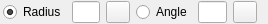
<?xml version="1.0" encoding="UTF-8"?>
<ui version="4.0">
 <class>LC_ArcTangentialOptionsWidget</class>
 <widget class="QWidget" name="LC_ArcTangentialOptionsWidget">
  <property name="geometry">
   <rect>
    <x>0</x>
    <y>0</y>
    <width>268</width>
    <height>24</height>
   </rect>
  </property>
  <property name="sizePolicy">
   <sizepolicy hsizetype="Fixed" vsizetype="Fixed">
    <horstretch>0</horstretch>
    <verstretch>0</verstretch>
   </sizepolicy>
  </property>
  <property name="minimumSize">
   <size>
    <width>268</width>
    <height>22</height>
   </size>
  </property>
  <property name="windowTitle">
   <string>Tangential Arc Options</string>
  </property>
  <layout class="QGridLayout" name="gridLayout">
   <property name="leftMargin">
    <number>3</number>
   </property>
   <property name="topMargin">
    <number>1</number>
   </property>
   <property name="bottomMargin">
    <number>1</number>
   </property>
   <item row="0" column="1">
    <widget class="QLineEdit" name="leRadius">
     <property name="sizePolicy">
      <sizepolicy hsizetype="Preferred" vsizetype="Fixed">
       <horstretch>0</horstretch>
       <verstretch>0</verstretch>
      </sizepolicy>
     </property>
     <property name="toolTip">
      <string>Radius of the tangential arc</string>
     </property>
    </widget>
   </item>
   <item row="0" column="4">
    <widget class="QLineEdit" name="leAngle">
     <property name="sizePolicy">
      <sizepolicy hsizetype="Preferred" vsizetype="Fixed">
       <horstretch>0</horstretch>
       <verstretch>0</verstretch>
      </sizepolicy>
     </property>
     <property name="toolTip">
      <string>Total subtending angle of the tangential arc</string>
     </property>
    </widget>
   </item>
   <item row="0" column="2">
    <widget class="QToolButton" name="tbPickRadius">
     <property name="statusTip">
      <string>Pick radius form drawing</string>
     </property>
     <property name="text">
      <string/>
     </property>
     <property name="icon">
      <iconset resource="../../../../res/icons/icons.qrc">
       <normaloff>:/icons/interactive_pick_distance.lci</normaloff>:/icons/interactive_pick_distance.lci</iconset>
     </property>
    </widget>
   </item>
   <item row="0" column="0">
    <widget class="QRadioButton" name="rbRadius">
     <property name="sizePolicy">
      <sizepolicy hsizetype="Preferred" vsizetype="Fixed">
       <horstretch>0</horstretch>
       <verstretch>0</verstretch>
      </sizepolicy>
     </property>
     <property name="toolTip">
      <string>If selected, tangential arc with specified radius will be created</string>
     </property>
     <property name="text">
      <string extracomment="Draw Tangential Arc by the given radius">Radius</string>
     </property>
     <property name="iconSize">
      <size>
       <width>12</width>
       <height>12</height>
      </size>
     </property>
     <property name="checked">
      <bool>true</bool>
     </property>
    </widget>
   </item>
   <item row="0" column="3">
    <widget class="QRadioButton" name="rbAngle">
     <property name="sizePolicy">
      <sizepolicy hsizetype="Preferred" vsizetype="Fixed">
       <horstretch>0</horstretch>
       <verstretch>0</verstretch>
      </sizepolicy>
     </property>
     <property name="toolTip">
      <string>If selected, arc with specified angle will be created</string>
     </property>
     <property name="text">
      <string extracomment="Draw Tangential Arc by the given radius">Angle</string>
     </property>
     <property name="iconSize">
      <size>
       <width>12</width>
       <height>12</height>
      </size>
     </property>
    </widget>
   </item>
   <item row="0" column="5">
    <widget class="QToolButton" name="tbPickAngle">
     <property name="toolTip">
      <string>Pick angle from drawing</string>
     </property>
     <property name="text">
      <string/>
     </property>
     <property name="icon">
      <iconset resource="../../../../res/icons/icons.qrc">
       <normaloff>:/icons/interactive_pick_angle.lci</normaloff>:/icons/interactive_pick_angle.lci</iconset>
     </property>
    </widget>
   </item>
  </layout>
 </widget>
 <layoutdefault spacing="6" margin="11"/>
 <tabstops>
  <tabstop>leRadius</tabstop>
  <tabstop>leAngle</tabstop>
 </tabstops>
 <resources>
  <include location="../../../../res/icons/icons.qrc"/>
 </resources>
 <connections/>
</ui>
